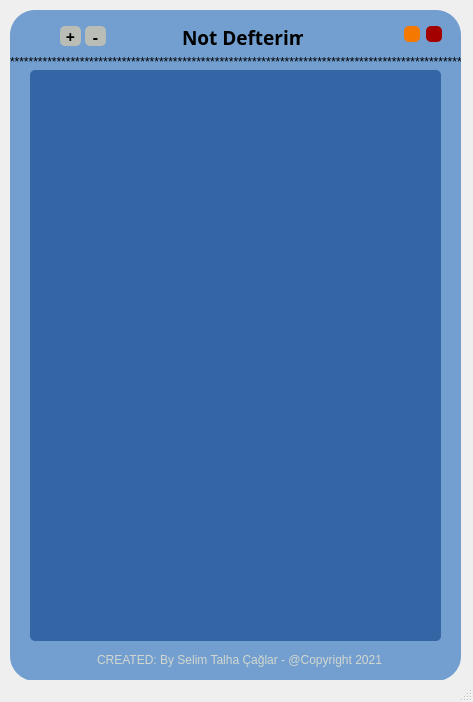
<?xml version="1.0" encoding="UTF-8"?>
<ui version="4.0">
 <class>MainWindow</class>
 <widget class="QMainWindow" name="MainWindow">
  <property name="geometry">
   <rect>
    <x>0</x>
    <y>0</y>
    <width>473</width>
    <height>702</height>
   </rect>
  </property>
  <property name="minimumSize">
   <size>
    <width>473</width>
    <height>702</height>
   </size>
  </property>
  <property name="maximumSize">
   <size>
    <width>473</width>
    <height>702</height>
   </size>
  </property>
  <property name="windowTitle">
   <string>MainWindow</string>
  </property>
  <widget class="QWidget" name="centralwidget">
   <widget class="QFrame" name="frame">
    <property name="geometry">
     <rect>
      <x>10</x>
      <y>10</y>
      <width>451</width>
      <height>671</height>
     </rect>
    </property>
    <property name="styleSheet">
     <string notr="true">border-radius:25px;
background-color: rgb(114, 159, 207);
</string>
    </property>
    <property name="frameShape">
     <enum>QFrame::StyledPanel</enum>
    </property>
    <property name="frameShadow">
     <enum>QFrame::Raised</enum>
    </property>
    <widget class="QPushButton" name="close_button">
     <property name="geometry">
      <rect>
       <x>416</x>
       <y>16</y>
       <width>16</width>
       <height>16</height>
      </rect>
     </property>
     <property name="toolTip">
      <string>Çıkış</string>
     </property>
     <property name="styleSheet">
      <string notr="true">QPushButton{
border-radius:5px;
background-color: rgb(164, 0, 0);
}
QPushButton:hover{
background-color: rgb(164, 50, 150);
}</string>
     </property>
     <property name="text">
      <string/>
     </property>
    </widget>
    <widget class="QPushButton" name="secret_button">
     <property name="geometry">
      <rect>
       <x>394</x>
       <y>16</y>
       <width>16</width>
       <height>16</height>
      </rect>
     </property>
     <property name="toolTip">
      <string>Ekranı Gizle</string>
     </property>
     <property name="styleSheet">
      <string notr="true">QPushButton{
border-radius:5px;
background-color: rgb(245, 121, 0);
}
QPushButton:hover{
background-color: rgb(245, 121, 160);
}</string>
     </property>
     <property name="text">
      <string/>
     </property>
    </widget>
    <widget class="QLabel" name="label">
     <property name="geometry">
      <rect>
       <x>172</x>
       <y>20</y>
       <width>121</width>
       <height>15</height>
      </rect>
     </property>
     <property name="font">
      <font>
       <family>Chakra Petch</family>
       <pointsize>14</pointsize>
       <weight>75</weight>
       <bold>true</bold>
      </font>
     </property>
     <property name="text">
      <string>Not Defterim</string>
     </property>
    </widget>
    <widget class="QLabel" name="label_2">
     <property name="geometry">
      <rect>
       <x>0</x>
       <y>42</y>
       <width>451</width>
       <height>20</height>
      </rect>
     </property>
     <property name="text">
      <string>*****************************************************************************************************</string>
     </property>
    </widget>
    <widget class="QLabel" name="label_3">
     <property name="geometry">
      <rect>
       <x>19</x>
       <y>640</y>
       <width>421</width>
       <height>20</height>
      </rect>
     </property>
     <property name="styleSheet">
      <string notr="true">color: rgb(211, 215, 207);
</string>
     </property>
     <property name="text">
      <string>CREATED: By Selim Talha Çağlar - @Copyright 2021</string>
     </property>
     <property name="alignment">
      <set>Qt::AlignCenter</set>
     </property>
    </widget>
    <widget class="QListWidget" name="listWidget">
     <property name="geometry">
      <rect>
       <x>20</x>
       <y>60</y>
       <width>411</width>
       <height>571</height>
      </rect>
     </property>
     <property name="font">
      <font>
       <family>Chakra Petch</family>
       <pointsize>12</pointsize>
      </font>
     </property>
     <property name="styleSheet">
      <string notr="true">background-color: rgb(52, 101, 164);
border-radius:5px;
color: rgb(211, 215, 207);</string>
     </property>
    </widget>
    <widget class="QPushButton" name="not_ekle">
     <property name="geometry">
      <rect>
       <x>50</x>
       <y>16</y>
       <width>21</width>
       <height>20</height>
      </rect>
     </property>
     <property name="font">
      <font>
       <family>Chakra Petch</family>
       <pointsize>12</pointsize>
       <weight>75</weight>
       <bold>true</bold>
      </font>
     </property>
     <property name="toolTip">
      <string>Not Ekle</string>
     </property>
     <property name="styleSheet">
      <string notr="true">QPushButton{
border-radius:5px;
background-color: rgb(186, 189, 182);
}
QPushButton:hover{
background-color: rgb(186, 189, 232);
}</string>
     </property>
     <property name="text">
      <string>+</string>
     </property>
    </widget>
    <widget class="QPushButton" name="not_kaldir_button">
     <property name="geometry">
      <rect>
       <x>75</x>
       <y>16</y>
       <width>21</width>
       <height>20</height>
      </rect>
     </property>
     <property name="font">
      <font>
       <family>Chakra Petch</family>
       <pointsize>12</pointsize>
       <weight>75</weight>
       <bold>true</bold>
      </font>
     </property>
     <property name="toolTip">
      <string>Not Sil</string>
     </property>
     <property name="styleSheet">
      <string notr="true">QPushButton{
border-radius:5px;
background-color: rgb(186, 189, 182);
}
QPushButton:hover{
background-color: rgb(186, 189, 232);
}</string>
     </property>
     <property name="text">
      <string>-</string>
     </property>
    </widget>
    <widget class="QPushButton" name="secret_not">
     <property name="geometry">
      <rect>
       <x>25</x>
       <y>16</y>
       <width>21</width>
       <height>20</height>
      </rect>
     </property>
     <property name="font">
      <font>
       <family>Chakra Petch</family>
       <pointsize>12</pointsize>
       <weight>75</weight>
       <bold>true</bold>
      </font>
     </property>
     <property name="toolTip">
      <string>Gizli Notları Göster</string>
     </property>
     <property name="styleSheet">
      <string notr="true">background-color: None;

</string>
     </property>
     <property name="text">
      <string/>
     </property>
    </widget>
    <widget class="QPushButton" name="public_not">
     <property name="enabled">
      <bool>false</bool>
     </property>
     <property name="geometry">
      <rect>
       <x>300</x>
       <y>16</y>
       <width>21</width>
       <height>20</height>
      </rect>
     </property>
     <property name="font">
      <font>
       <family>Chakra Petch</family>
       <pointsize>12</pointsize>
       <weight>75</weight>
       <bold>true</bold>
      </font>
     </property>
     <property name="toolTip">
      <string>Normal Notları Göster</string>
     </property>
     <property name="styleSheet">
      <string notr="true">QPushButton{
border-radius:5px;
background-color: None;
}
QPushButton:hover{
background-color: rgb(186, 189, 232);
}</string>
     </property>
     <property name="text">
      <string/>
     </property>
    </widget>
   </widget>
  </widget>
  <widget class="QMenuBar" name="menubar">
   <property name="geometry">
    <rect>
     <x>0</x>
     <y>0</y>
     <width>473</width>
     <height>25</height>
    </rect>
   </property>
  </widget>
  <widget class="QStatusBar" name="statusbar"/>
 </widget>
 <resources/>
 <connections/>
</ui>
